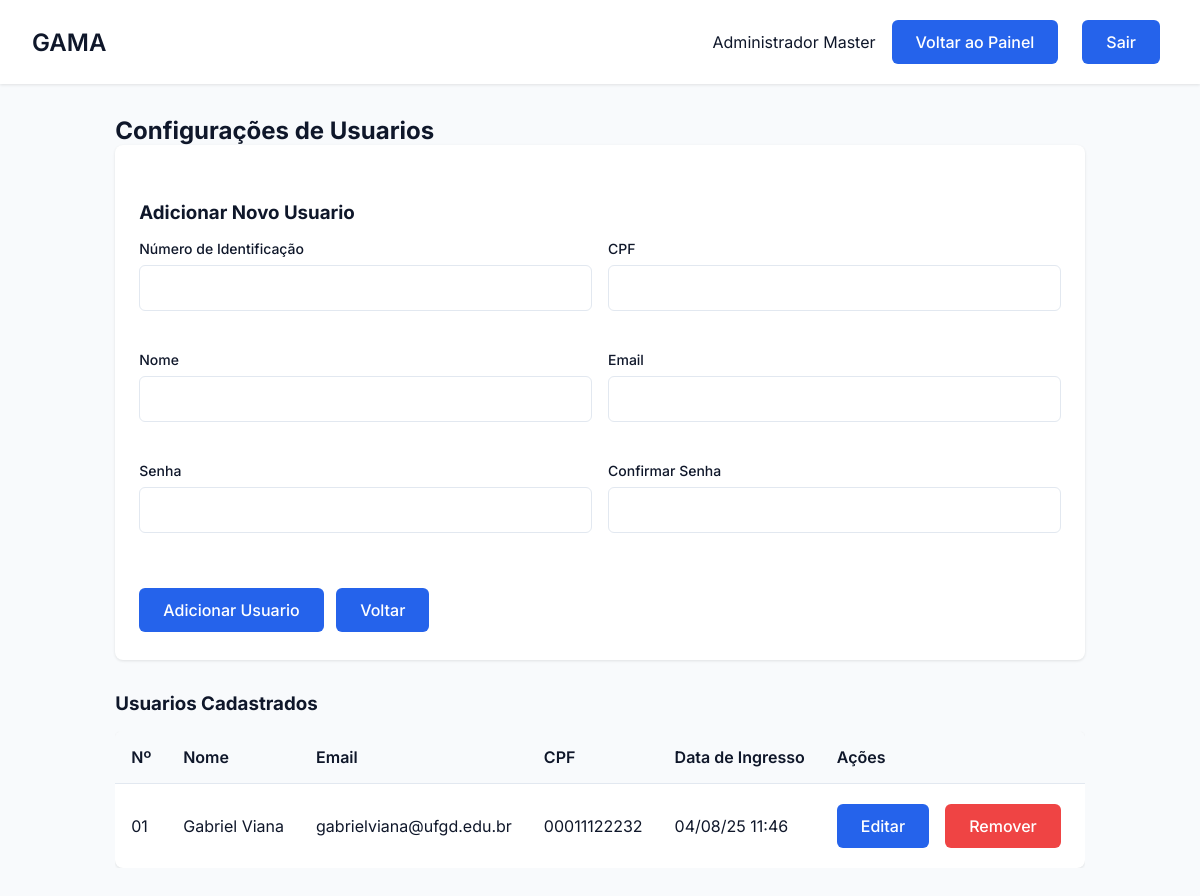
The app's page /usuario/config_usuarios (signed in), older data.
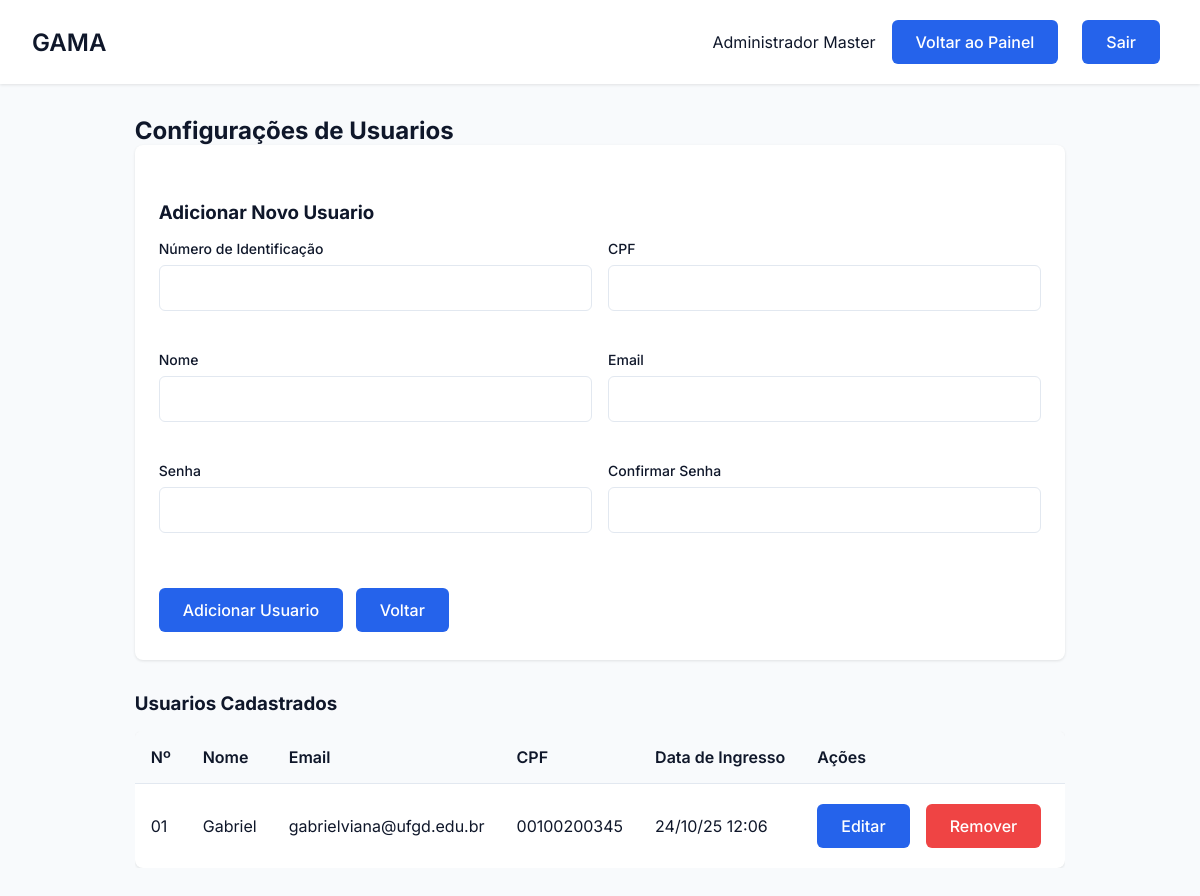
The same page, newer data.
### tables this page shows
CREATE TABLE Usuario (
        id_usuario TEXT PRIMARY KEY,
        cpf_usuario TEXT NOT NULL,
        nome TEXT NOT NULL,
        email TEXT NOT NULL,
        senha TEXT NOT NULL,
        tipo TEXT NOT NULL CHECK (tipo IN ('administrador', 'usuario')),
        data_ingresso DATETIME NOT NULL,
        data_saida DATETIME
    );

### gama/routes/usuario_routes.py (the view, shortened to what this page needs)
@usuario_bp.route('/config_usuarios', methods=['GET', 'POST'])
def config_usuarios():
    if 'usuario_id' not in session or session.get('tipo') != 'administrador':
        flash('Acesso negado.', 'error')
        return redirect(url_for('auth.login'))
    usuarios_originais = Usuario.get_all()
    usuarios_processados = []
    for usuario_tupla in usuarios_originais:
        usuario_lista = list(usuario_tupla)
        data_ingresso = usuario_lista[6]
        if isinstance(data_ingresso, str):
            try:
                usuario_lista[6] = datetime.strptime(data_ingresso.split('.')[0], '%Y-%m-%d %H:%M:%S')
            except ValueError:
                print(f"AVISO: Não foi possível converter a data '{data_ingresso}' para o usuario {usuario_lista[0]}.")
                usuario_lista[6] = data_ingresso
        usuarios_processados.append(tuple(usuario_lista))
    return render_template('config_usuarios.html', usuarios=usuarios_processados, nome=session.get('nome'))

### app.py (called while the page is built)
@app.before_request
def make_session_permanent():
    session.permanent = True

### gama/database/database.py (called while the page is built)
def conectar():
    diretorio_db = "gama/database"
    if not os.path.exists(diretorio_db):
        os.makedirs(diretorio_db)
    return sqlite3.connect(f"{diretorio_db}/editais.db")

### gama/models/usuario.py (called while the page is built)
    @staticmethod
    def get_all():
        conn = conectar()
        cursor = conn.cursor()
        try:
            cursor.execute("SELECT * FROM Usuario WHERE tipo = 'usuario'")
            return cursor.fetchall()
        except sqlite3.Error as e:
            print(f"Erro ao buscar usuários: {e}")
            return []
        finally:
            conn.close()

### gama/templates/config_usuarios.html (shortened to what this page needs)
<!DOCTYPE html>
<html lang="pt-BR">
<head>
    <link rel="stylesheet" href="{{ url_for('static', filename='css/estilo.css') }}">
    <link rel="stylesheet" href="{{ url_for('static', filename='css/usuarios.css') }}">
    <link rel="stylesheet" href="{{ url_for('static', filename='css/dashboard.css') }}">
    <link rel="stylesheet" href="https://cdnjs.cloudflare.com/ajax/libs/font-awesome/6.5.0/css/all.min.css">
</head>
<body>
    <div class="dashboard">
        <header class="dashboard-header">
            <nav class="dashboard-nav container">
                <h1 class="dashboard-title">GAMA</h1>
                <div class="dashboard-user">
                    <span>{{ session.get('nome') }}</span>
                    {% if session.get('tipo') == 'administrador' %}
                        <a href="{{ url_for('admin.painel_admin') }}" class="btn btn-primary">Voltar ao Painel</a>
                    {% else %}
                        <a href="{{ url_for('usuarios.painel_usuario') }}" class="btn btn-primary">Voltar ao Painel</a>
                    {% endif %}
                    <a href="{{ url_for('auth.logout') }}" class="btn btn-primary">Sair</a>
                </div>
            </nav>
        </header>
        <main class="dashboard-content container">
            <h2>Configurações de Usuarios</h2>
            <div class="form-container">
                <h3 class="titulo">Adicionar Novo Usuario</h3>
                <form action="{{ url_for('usuarios.config_usuarios') }}" method="POST">
                    <div class="form-row">
                        <div class="form-group">
                            <label for="id_usuario" class="form-label">Número de Identificação</label>
                            <input type="text" id="id_usuario" name="id_usuario" class="form-input" required>
                        </div>
                        <div class="form-group">
                            <label for="cpf_usuario" class="form-label">CPF</label>
                            <input type="text" id="cpf_usuario" name="cpf_usuario" class="form-input" required>
                        </div>
                    </div>
                    <div class="form-row">
                        <div class="form-group">
                            <label for="nome" class="form-label">Nome</label>
                            <input type="text" id="nome" name="nome" class="form-input" required>
                        </div>
                        <div class="form-group">
                            <label for="email" class="form-label">Email</label>
                            <input type="email" id="email" name="email" class="form-input" required>
                        </div>
                    </div>
                    <div class="form-row">
                        <div class="form-group">
                            <label for="senha" class="form-label">Senha</label>
                            <input type="password" id="senha" name="senha" class="form-input" required>
                        </div>
                        <div class="form-group">
                            <label for="confirmar_senha" class="form-label">Confirmar Senha</label>
                            <input type="password" id="confirmar_senha" name="confirmar_senha" class="form-input" required>
                        </div>
                    </div>
                    <div>
                        <button type="submit" class="btn btn-primary">Adicionar Usuario</button>
                        <a href="{{ url_for('admin.painel_admin') }}" class="btn btn-secondary">Voltar</a>
                    </div>
                </form>
            </div>
            <h3 class="titulo">Usuarios Cadastrados</h3>
            <div class="tabela-container">
                <table class="table">
                    <thead>
                        <tr>
                            <th>Nº</th>
                            <th>Nome</th>
                            <th>Email</th>
                            <th>CPF</th>
                            <th>Data de Ingresso</th>
                            <th>Ações</th>
                        </tr>
                    </thead>
                    <tbody>
                        {% for usuario in usuarios %}
                        <tr>
                            <td>{{ usuario[0] }}</td>
                            <td>{{ usuario[2] }}</td>
                            <td>{{ usuario[3] }}</td>
                            <td>{{ usuario[1] }}</td>
                            <td>{{ usuario[6].strftime('%d/%m/%y %H:%M') }}</td>
                            <td class="acoes">
                                <button class="btn btn-secundario" onclick="openEditModal('{{ usuario[0] }}', '{{ usuario[2] }}', '{{ usuario[3] }}', '{{ usuario[1] }}')">Editar</button>
                                <form action="{{ url_for('usuarios.remover_usuario', id_usuario=usuario[0]) }}" method="POST" class="inline-form" onsubmit="return confirm('Tem certeza que deseja remover este usuario?');">
                                    <button type="submit" class="btn btn-perigo">Remover</button>
                                </form>
                            </td>
                        </tr>
                        {% endfor %}
                    </tbody>
                </table>
            </div>
        </main>
    </div>
</body>
</html>

### gama/static/css/estilo.css (style rules this page uses)
* { margin: 0; padding: 0; box-sizing: border-box; font-family: 'Inter', sans-serif; }
:root { --primary: #2563eb; --primary-dark: #4338ca; --secondary: #64748b; --danger: #ef4444; --success: #22c55e; --background: #f8fafc; --surface: #ffffff; --text: #0f172a; --text-light: #64748b; --primary-light: #93c5fd; --secondary: #2563eb; --accent: #10b981; --card-bg: #ffffff; }
body { background-color: var(--background); color: var(--text); min-height: 100vh; }
.container { max-width: 1200px; margin: 0 auto; padding: 0 1rem; }
.form-group { margin-bottom: 1.5rem; }
.form-label { display: block; font-size: 0.875rem; font-weight: 500; margin-bottom: 0.5rem; color: var(--text); }
.form-input { width: 100%; padding: 0.75rem 1rem; border: 1px solid #e2e8f0; border-radius: 6px; font-size: 1rem; transition: all 0.2s; }
.btn { display: inline-flex; align-items: center; justify-content: center; padding: 0.75rem 1.5rem; margin-right: 0.5rem; margin-top: 0.25rem; margin-bottom: 0.25rem; background-color: var(--primary); color: white; font-size: 1rem; font-weight: 500; border-radius: 6px; cursor: pointer; transition: all 0.2s; border: none; text-decoration: none; }
.btn-primary { background-color: var(--primary); color: white; }
.dashboard-content { padding: 2rem; }
.btn-secondary { background-color: var(--secondary); color: white; }

### gama/static/css/usuarios.css (style rules this page uses)
.titulo { margin-top: 2rem; margin-bottom: 1rem; }
.tabela-container { overflow-x: auto; margin-bottom: 2rem; }
.table { width: 100%; border-collapse: collapse; background-color: var(--surface); border-radius: 8px; overflow: hidden; box-shadow: 0 1px 3px 0 rgb(0 0 0 / 0.1); }
.table th, .table td { padding: 1rem; text-align: left; border-bottom: 1px solid #e2e8f0; }
.table th { background-color: #f8fafc; font-weight: 600; }
.table tr:last-child td { border-bottom: none; }
.acoes { display: flex; gap: 0.5rem; }
.btn-secondary { margin-top: 15px; background-color: var(--secondary); color: white; text-decoration: none; }
.btn-perigo { background-color: var(--danger); color: white; }
.form-container { background-color: var(--surface); padding: 1.5rem; border-radius: 8px; box-shadow: 0 1px 3px 0 rgb(0 0 0 / 0.1); margin-bottom: 2rem; }
.form-row { display: flex; gap: 1rem; margin-bottom: 1rem; }
.form-group { flex: 1; }

### gama/static/css/dashboard.css (style rules this page uses)
.dashboard { min-height: 100vh; display: grid; grid-template-rows: auto 1fr; }
.dashboard-header { background: var(--surface); padding: 1rem; box-shadow: 0 1px 3px 0 rgb(0 0 0 / 0.1); margin-bottom: 2rem; }
.dashboard-nav { display: flex; justify-content: space-between; align-items: center; }
.container { max-width: 1200px; margin: 0 auto; padding: 0 1rem; }
.dashboard-title { font-size: 1.5rem; font-weight: 600; }
.dashboard-user { display: flex; align-items: center; gap: 1rem; }

Row changes from the older to the newer data that the page shows:
changed Usuario "gabrielviana@ufgd.edu.br": nome "Gabriel Viana" → "Gabriel"; cpf_usuario "00011122232" → "00100200345"; usuario "04/08/25 11:46" → "24/10/25 12:06"
